Frame 1 (no input): blank canvas, image omitted
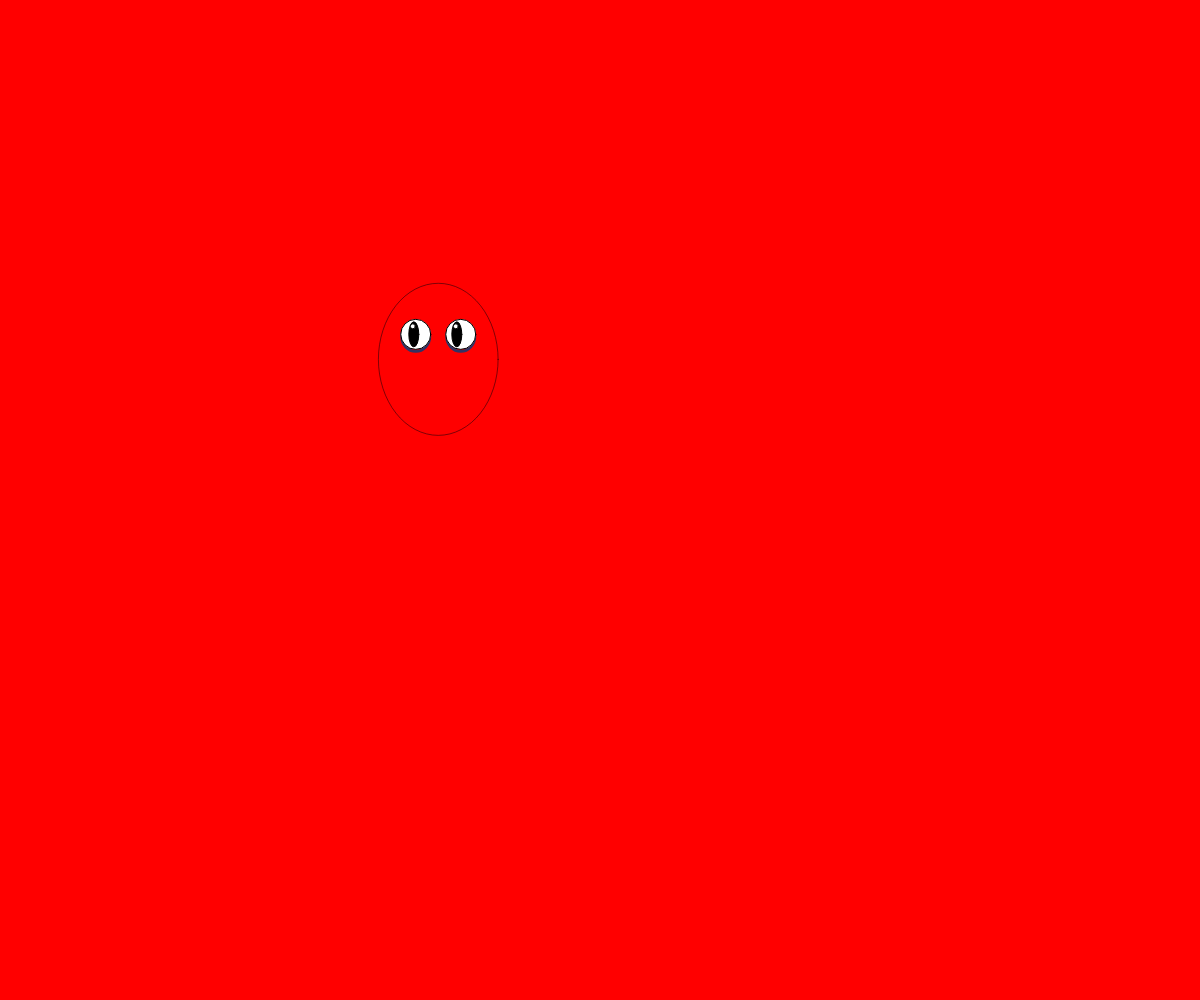
Frame 60 (no input)
Frame 120 (the mouse pressed at the canvas centre since frame 60): blank canvas, image omitted

The p5.js sketch that drew this single still picture (run headless with seeded random() and noise() and a simulated clock; from frame 60 on, the mouse is pressed at the canvas centre):

// p5.js sketch
// ── sketch.js
var x = [];

function setup(){  
  createCanvas(windowWidth,windowHeight);
      background(255, 0, 0);
}

var bloog = 0
var bloog1 = bloog + 2
var plusorneg = 1
var r = 255
var g = 0
var b = 0
var a = 20
var rr = 250
var gr = 15
var br = 0
var ar = 255
var hairwidth = 130
var hairheight = 200
var translateX = 1
var translateY = 1
var reverser1 = 1
var rotationer = 0

function draw(){
background(r, g, b, 255)

// rotate(rotationer)
  var tock = (frameCount % 60)
  if (tock == 1) {
    plusorneg *= -1
  }

      // THE ACTIONS!!!
  if (mouseIsPressed) {        // what happens when you click
      scale(random(5.0));
      translate(mouseX - width/3 - 27, mouseY - width/3 + 16);
      r = (random (255))
      g = (random (255))
      b = (random (255))
      a = random (255)
      rr = r - 30
      gr = g - 30
      br = b - 30
      background(r, g, b, 255)
      rotationer = (random(2 * PI))
      rotate(rotationer)
    } else {     //the way it usually moves
      translate(translateX, translateY);
      translateX += reverser1 / 4
      if (translateX >= (width) - width/3) {
      reverser1 *= -1
       }
      if (translateX <= -width / 3) {
         reverser1 *= -1
      }
  }

 
  
   // face
   noFill();
   strokeWeight(.5)
   stroke(frameCount % 60 * 4, frameCount % 59 / 5, frameCount / 5, ar)
   ellipse (width/3 + 22.5, height/3 + 25, random(90, 120) +
           (random(.1, .5)), 150 + (random (2.0, 2.1)))
  
   //hair
   strokeWeight(random(.1, 3))
   stroke(rr, gr, br, ar)
   arc (width/3 + 22.5, height/3 + 49, 
        hairwidth + random (1, 40), hairheight, PI, PI);
   
  //eyedroop
  strokeWeight(3)
  stroke(50, 50, 100)
  ellipse (width/3, height/3 +2, 28, 30);
  ellipse ((width/3 + 45), height/3 +2, 28, 30);
  
  // eyes
  fill(255, 255, 255)
  strokeWeight(1)
  stroke(0)
  ellipse (width/3, height/3, 30, 30);
  ellipse ((width/3 + 45), height/3, 30, 30);

  // pupils
  fill(0, 0, 0)
  ellipse (width/3 + 2 + bloog, height/3, 10, 25);
  ellipse ((width/3 + 45 + bloog), height/3, 10, 25);
  
  // eye lights
  fill(255, 255, 255)
  ellipse (width/3 + 1 + bloog, height/3 - 8, 5, 5);
  ellipse ((width/3 + 44 + bloog), height/3 - 8, 5, 5);
  bloog += plusorneg / 15
 
 
  //hair color changes
  rr = (rr + plusorneg)
  gr = (gr + plusorneg)
  br = (br + plusorneg)
  

}
